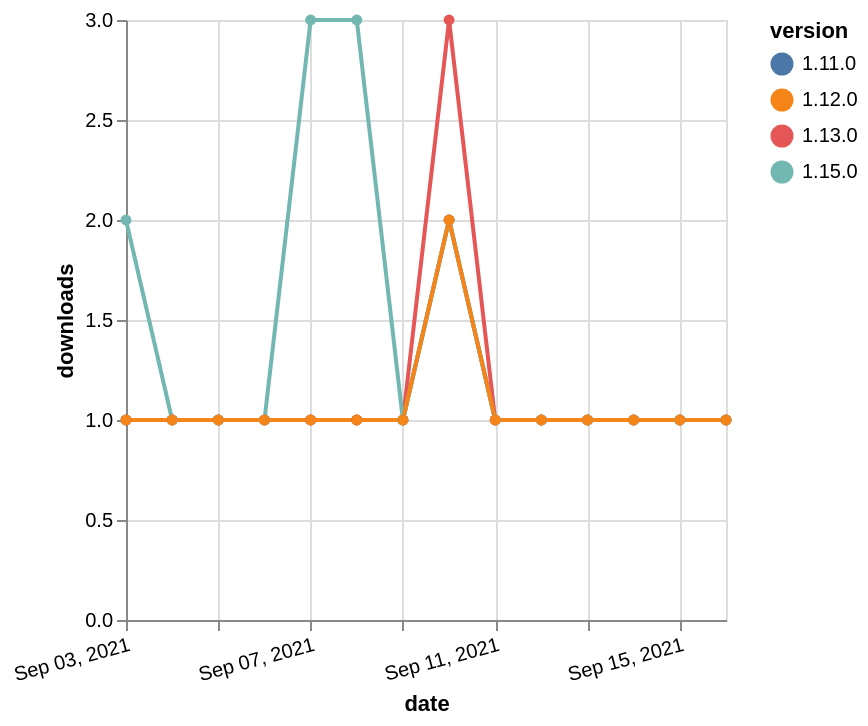

Describe this chart as a Vega-Lite specification.
### Vega-Lite specification from a JSON file in a GitHub repository (floating-point values rounded to 4 significant figures)
{"$schema": "https://vega.github.io/schema/vega-lite/v5.json", "description": "A simple bar chart with embedded data.", "data": {"values": [{"date": "2021-09-03", "total": 245, "delta": 1, "version": "1.11.0"}, {"date": "2021-09-04", "total": 246, "delta": 1, "version": "1.11.0"}, {"date": "2021-09-05", "total": 247, "delta": 1, "version": "1.11.0"}, {"date": "2021-09-06", "total": 248, "delta": 1, "version": "1.11.0"}, {"date": "2021-09-07", "total": 249, "delta": 1, "version": "1.11.0"}, {"date": "2021-09-08", "total": 250, "delta": 1, "version": "1.11.0"}, {"date": "2021-09-09", "total": 251, "delta": 1, "version": "1.11.0"}, {"date": "2021-09-10", "total": 253, "delta": 2, "version": "1.11.0"}, {"date": "2021-09-11", "total": 254, "delta": 1, "version": "1.11.0"}, {"date": "2021-09-12", "total": 255, "delta": 1, "version": "1.11.0"}, {"date": "2021-09-13", "total": 256, "delta": 1, "version": "1.11.0"}, {"date": "2021-09-14", "total": 257, "delta": 1, "version": "1.11.0"}, {"date": "2021-09-15", "total": 258, "delta": 1, "version": "1.11.0"}, {"date": "2021-09-16", "total": 259, "delta": 1, "version": "1.11.0"}, {"date": "2021-09-03", "total": 383, "delta": 1, "version": "1.13.0"}, {"date": "2021-09-04", "total": 384, "delta": 1, "version": "1.13.0"}, {"date": "2021-09-05", "total": 385, "delta": 1, "version": "1.13.0"}, {"date": "2021-09-06", "total": 386, "delta": 1, "version": "1.13.0"}, {"date": "2021-09-07", "total": 387, "delta": 1, "version": "1.13.0"}, {"date": "2021-09-08", "total": 388, "delta": 1, "version": "1.13.0"}, {"date": "2021-09-09", "total": 389, "delta": 1, "version": "1.13.0"}, {"date": "2021-09-10", "total": 392, "delta": 3, "version": "1.13.0"}, {"date": "2021-09-11", "total": 393, "delta": 1, "version": "1.13.0"}, {"date": "2021-09-12", "total": 394, "delta": 1, "version": "1.13.0"}, {"date": "2021-09-13", "total": 395, "delta": 1, "version": "1.13.0"}, {"date": "2021-09-14", "total": 396, "delta": 1, "version": "1.13.0"}, {"date": "2021-09-15", "total": 397, "delta": 1, "version": "1.13.0"}, {"date": "2021-09-16", "total": 398, "delta": 1, "version": "1.13.0"}, {"date": "2021-09-03", "total": 124, "delta": 2, "version": "1.15.0"}, {"date": "2021-09-04", "total": 125, "delta": 1, "version": "1.15.0"}, {"date": "2021-09-05", "total": 126, "delta": 1, "version": "1.15.0"}, {"date": "2021-09-06", "total": 127, "delta": 1, "version": "1.15.0"}, {"date": "2021-09-07", "total": 130, "delta": 3, "version": "1.15.0"}, {"date": "2021-09-08", "total": 133, "delta": 3, "version": "1.15.0"}, {"date": "2021-09-09", "total": 134, "delta": 1, "version": "1.15.0"}, {"date": "2021-09-10", "total": 136, "delta": 2, "version": "1.15.0"}, {"date": "2021-09-11", "total": 137, "delta": 1, "version": "1.15.0"}, {"date": "2021-09-12", "total": 138, "delta": 1, "version": "1.15.0"}, {"date": "2021-09-13", "total": 139, "delta": 1, "version": "1.15.0"}, {"date": "2021-09-14", "total": 140, "delta": 1, "version": "1.15.0"}, {"date": "2021-09-15", "total": 141, "delta": 1, "version": "1.15.0"}, {"date": "2021-09-16", "total": 142, "delta": 1, "version": "1.15.0"}, {"date": "2021-09-03", "total": 185, "delta": 1, "version": "1.12.0"}, {"date": "2021-09-04", "total": 186, "delta": 1, "version": "1.12.0"}, {"date": "2021-09-05", "total": 187, "delta": 1, "version": "1.12.0"}, {"date": "2021-09-06", "total": 188, "delta": 1, "version": "1.12.0"}, {"date": "2021-09-07", "total": 189, "delta": 1, "version": "1.12.0"}, {"date": "2021-09-08", "total": 190, "delta": 1, "version": "1.12.0"}, {"date": "2021-09-09", "total": 191, "delta": 1, "version": "1.12.0"}, {"date": "2021-09-10", "total": 193, "delta": 2, "version": "1.12.0"}, {"date": "2021-09-11", "total": 194, "delta": 1, "version": "1.12.0"}, {"date": "2021-09-12", "total": 195, "delta": 1, "version": "1.12.0"}, {"date": "2021-09-13", "total": 196, "delta": 1, "version": "1.12.0"}, {"date": "2021-09-14", "total": 197, "delta": 1, "version": "1.12.0"}, {"date": "2021-09-15", "total": 198, "delta": 1, "version": "1.12.0"}, {"date": "2021-09-16", "total": 199, "delta": 1, "version": "1.12.0"}]}, "width": "container", "mark": {"type": "line", "point": {"filled": true}}, "encoding": {"x": {"field": "date", "type": "temporal", "timeUnit": "yearmonthdate", "title": "date", "axis": {"labelAngle": -15}}, "y": {"field": "delta", "type": "quantitative", "title": "downloads"}, "color": {"field": "version", "type": "nominal"}, "tooltip": {"field": "delta"}}}
